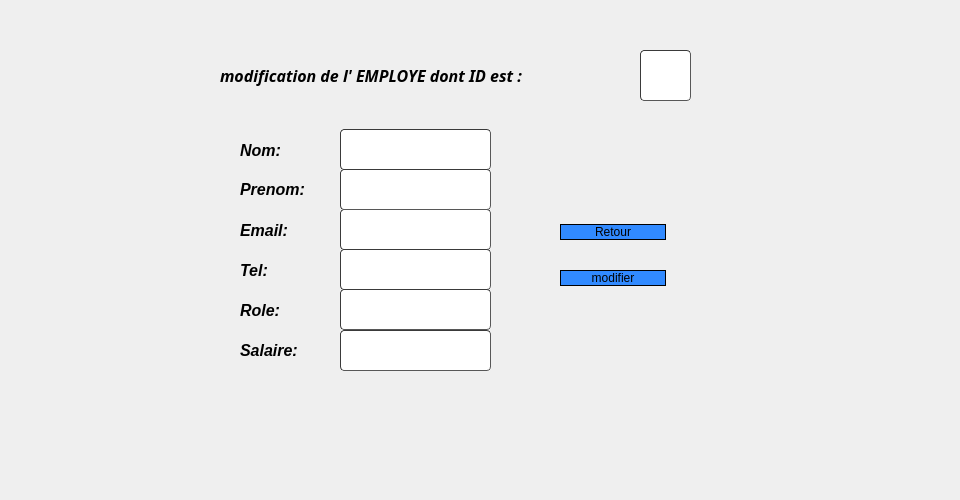
       <widget class="QWidget" name="page_5">
        <widget class="QLineEdit" name="date_modif">
         <property name="geometry">
          <rect>
           <x>340</x>
           <y>209</y>
           <width>151</width>
           <height>41</height>
          </rect>
         </property>
         <property name="styleSheet">
          <string notr="true">	border-width: 1px; border-radius: 4px;
	border-color: rgb(58, 58, 58);
	border-style: inset;
	padding: 0 8px;


	selection-color: rgb(60, 63, 65);</string>
         </property>
        </widget>
        <widget class="QLabel" name="label_10">
         <property name="geometry">
          <rect>
           <x>240</x>
           <y>180</y>
           <width>91</width>
           <height>20</height>
          </rect>
         </property>
         <property name="text">
          <string>&lt;html&gt;&lt;head/&gt;&lt;body&gt;&lt;p&gt;&lt;span style=&quot; font-size:12pt; font-weight:600; font-style:italic;&quot;&gt;Prenom:&lt;/span&gt;&lt;/p&gt;&lt;/body&gt;&lt;/html&gt;</string>
         </property>
        </widget>
        <widget class="QLabel" name="label_11">
         <property name="geometry">
          <rect>
           <x>240</x>
           <y>220</y>
           <width>81</width>
           <height>21</height>
          </rect>
         </property>
         <property name="text">
          <string>&lt;html&gt;&lt;head/&gt;&lt;body&gt;&lt;p&gt;&lt;span style=&quot; font-size:12pt; font-weight:600; font-style:italic;&quot;&gt;Email:&lt;/span&gt;&lt;/p&gt;&lt;/body&gt;&lt;/html&gt;</string>
         </property>
        </widget>
        <widget class="QLineEdit" name="nom_modif">
         <property name="geometry">
          <rect>
           <x>340</x>
           <y>129</y>
           <width>151</width>
           <height>41</height>
          </rect>
         </property>
         <property name="styleSheet">
          <string notr="true">	border-width: 1px; border-radius: 4px;
	border-color: rgb(58, 58, 58);
	border-style: inset;
	padding: 0 8px;


	selection-color: rgb(60, 63, 65);</string>
         </property>
        </widget>
        <widget class="QLineEdit" name="lieu_modif">
         <property name="geometry">
          <rect>
           <x>340</x>
           <y>169</y>
           <width>151</width>
           <height>41</height>
          </rect>
         </property>
         <property name="styleSheet">
          <string notr="true">	border-width: 1px; border-radius: 4px;
	border-color: rgb(58, 58, 58);
	border-style: inset;
	padding: 0 8px;


	selection-color: rgb(60, 63, 65);</string>
         </property>
        </widget>
        <widget class="QLabel" name="label_6">
         <property name="geometry">
          <rect>
           <x>240</x>
           <y>140</y>
           <width>61</width>
           <height>21</height>
          </rect>
         </property>
         <property name="text">
          <string>&lt;html&gt;&lt;head/&gt;&lt;body&gt;&lt;p&gt;&lt;span style=&quot; font-size:12pt; font-weight:600; font-style:italic;&quot;&gt;Nom:&lt;/span&gt;&lt;/p&gt;&lt;/body&gt;&lt;/html&gt;</string>
         </property>
        </widget>
        <widget class="QLabel" name="label_8">
         <property name="geometry">
          <rect>
           <x>220</x>
           <y>50</y>
           <width>411</width>
           <height>51</height>
          </rect>
         </property>
         <property name="font">
          <font>
           <family>Nueva Std</family>
           <pointsize>16</pointsize>
           <weight>75</weight>
           <bold>true</bold>
          </font>
         </property>
         <property name="text">
          <string>&lt;html&gt;&lt;head/&gt;&lt;body&gt;&lt;p&gt;&lt;span style=&quot; font-size:12pt; font-style:italic;&quot;&gt;modification de l' EMPLOYE dont ID est : &lt;/span&gt;&lt;/p&gt;&lt;/body&gt;&lt;/html&gt;</string>
         </property>
         <property name="textFormat">
          <enum>Qt::RichText</enum>
         </property>
        </widget>
        <widget class="QLineEdit" name="prix_modif">
         <property name="geometry">
          <rect>
           <x>340</x>
           <y>249</y>
           <width>151</width>
           <height>41</height>
          </rect>
         </property>
         <property name="styleSheet">
          <string notr="true">	border-width: 1px; border-radius: 4px;
	border-color: rgb(58, 58, 58);
	border-style: inset;
	padding: 0 8px;


	selection-color: rgb(60, 63, 65);</string>
         </property>
        </widget>
        <widget class="QLabel" name="label_18">
         <property name="geometry">
          <rect>
           <x>240</x>
           <y>260</y>
           <width>51</width>
           <height>21</height>
          </rect>
         </property>
         <property name="text">
          <string>&lt;html&gt;&lt;head/&gt;&lt;body&gt;&lt;p&gt;&lt;span style=&quot; font-size:12pt; font-weight:600; font-style:italic;&quot;&gt;Tel:&lt;/span&gt;&lt;/p&gt;&lt;/body&gt;&lt;/html&gt;</string>
         </property>
        </widget>
        <widget class="QLineEdit" name="id_2">
         <property name="geometry">
          <rect>
           <x>640</x>
           <y>50</y>
           <width>51</width>
           <height>51</height>
          </rect>
         </property>
         <property name="styleSheet">
          <string notr="true">	border-width: 1px; border-radius: 4px;
	border-color: rgb(58, 58, 58);
	border-style: inset;
	padding: 0 8px;


	selection-color: rgb(60, 63, 65);</string>
         </property>
        </widget>
        <widget class="QLineEdit" name="nb_modif">
         <property name="geometry">
          <rect>
           <x>340</x>
           <y>330</y>
           <width>151</width>
           <height>41</height>
          </rect>
         </property>
         <property name="styleSheet">
          <string notr="true">	border-width: 1px; border-radius: 4px;
	border-color: rgb(58, 58, 58);
	border-style: inset;
	padding: 0 8px;


	selection-color: rgb(60, 63, 65);</string>
         </property>
        </widget>
        <widget class="QLabel" name="label_19">
         <property name="geometry">
          <rect>
           <x>240</x>
           <y>340</y>
           <width>91</width>
           <height>21</height>
          </rect>
         </property>
         <property name="text">
          <string>&lt;html&gt;&lt;head/&gt;&lt;body&gt;&lt;p&gt;&lt;span style=&quot; font-size:12pt; font-weight:600; font-style:italic;&quot;&gt;Salaire:&lt;/span&gt;&lt;/p&gt;&lt;/body&gt;&lt;/html&gt;</string>
         </property>
        </widget>
        <widget class="QLineEdit" name="email_modif_2">
         <property name="geometry">
          <rect>
           <x>340</x>
           <y>289</y>
           <width>151</width>
           <height>41</height>
          </rect>
         </property>
         <property name="styleSheet">
          <string notr="true">	border-width: 1px; border-radius: 4px;
	border-color: rgb(58, 58, 58);
	border-style: inset;
	padding: 0 8px;


	selection-color: rgb(60, 63, 65);</string>
         </property>
        </widget>
        <widget class="QLabel" name="label_20">
         <property name="geometry">
          <rect>
           <x>240</x>
           <y>300</y>
           <width>61</width>
           <height>21</height>
          </rect>
         </property>
         <property name="text">
          <string>&lt;html&gt;&lt;head/&gt;&lt;body&gt;&lt;p&gt;&lt;span style=&quot; font-size:12pt; font-weight:600; font-style:italic;&quot;&gt;Role:&lt;/span&gt;&lt;/p&gt;&lt;/body&gt;&lt;/html&gt;</string>
         </property>
        </widget>
        <widget class="QLabel" name="label_34">
         <property name="geometry">
          <rect>
           <x>190</x>
           <y>10</y>
           <width>521</width>
           <height>451</height>
          </rect>
         </property>
         <property name="text">
          <string/>
         </property>
         <property name="pixmap">
          <pixmap resource="projet.qrc">:/icons/imf.jpg</pixmap>
         </property>
        </widget>
        <widget class="QLabel" name="label_35">
         <property name="geometry">
          <rect>
           <x>0</x>
           <y>-10</y>
           <width>951</width>
           <height>491</height>
          </rect>
         </property>
         <property name="text">
          <string/>
         </property>
         <property name="pixmap">
          <pixmap resource="projet.qrc">:/icons/haya.png</pixmap>
         </property>
        </widget>
        <widget class="QWidget" name="layoutWidget">
         <property name="geometry">
          <rect>
           <x>560</x>
           <y>200</y>
           <width>106</width>
           <height>111</height>
          </rect>
         </property>
         <layout class="QVBoxLayout" name="verticalLayout">
          <item>
           <widget class="QPushButton" name="Annuler">
            <property name="styleSheet">
             <string notr="true">		border: 1px solid black;
border-radius: 10px;
padding: 0 8px;
background: #318aff;
font: bold, &quot;Arial&quot;;;
text-align:center;
</string>
            </property>
            <property name="text">
             <string>Retour</string>
            </property>
            <property name="icon">
             <iconset>
              <normaloff>icons/back-arrow.png</normaloff>icons/back-arrow.png</iconset>
            </property>
            <property name="iconSize">
             <size>
              <width>30</width>
              <height>30</height>
             </size>
            </property>
           </widget>
          </item>
          <item>
           <widget class="QPushButton" name="modifier">
            <property name="styleSheet">
             <string notr="true">		border: 1px solid black;
border-radius: 10px;
padding: 0 8px;
background: #318aff;
font: bold, &quot;Arial&quot;;;
text-align:center;

</string>
            </property>
            <property name="text">
             <string>modifier</string>
            </property>
            <property name="icon">
             <iconset>
              <normaloff>icons/label.png</normaloff>icons/label.png</iconset>
            </property>
            <property name="iconSize">
             <size>
              <width>30</width>
              <height>30</height>
             </size>
            </property>
           </widget>
          </item>
         </layout>
        </widget>
        <zorder>layoutWidget</zorder>
        <zorder>label_35</zorder>
        <zorder>label_34</zorder>
        <zorder>date_modif</zorder>
        <zorder>label_10</zorder>
        <zorder>label_11</zorder>
        <zorder>nom_modif</zorder>
        <zorder>lieu_modif</zorder>
        <zorder>label_6</zorder>
        <zorder>label_8</zorder>
        <zorder>prix_modif</zorder>
        <zorder>label_18</zorder>
        <zorder>id_2</zorder>
        <zorder>nb_modif</zorder>
        <zorder>label_19</zorder>
        <zorder>email_modif_2</zorder>
        <zorder>label_20</zorder>
       </widget>
